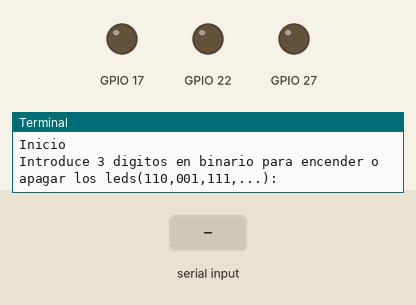
Simulated run of this program. Board: Raspberry Pi (BCM pin numbers). Parts: output pins drawn as LEDs (lit = HIGH), the last lines printed to the terminal. The inputs (shaded band) are chosen by the test bench.

Above: at 1.2 s.
1.3 s: "200" typed at the terminal
At 1.9 s:
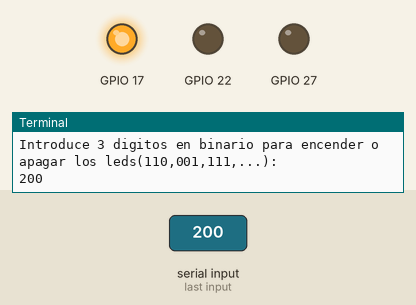
Timing chart, 0 to 4.3 s (numbered marks = the images above; inputs shaded):
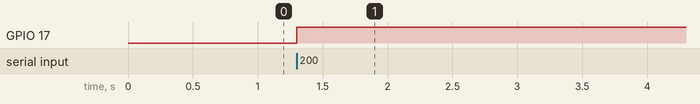

The program:

blinkPythonRaspberryPi2.py
```python
import RPi.GPIO as GPIO
import time

GPIO.setmode(GPIO.BCM)   # Declaramos que los pines seran llamados como numeros
GPIO.setwarnings(False)
GPIO.setup(17, GPIO.OUT) # GPIO 17 como salida
GPIO.setup(27, GPIO.OUT) # GPIO 27 como salida
GPIO.setup(22, GPIO.OUT) # GPIO 27 como salida

def blinkLeds():
	print("Inicio")
	for i in range(10):
		leds = raw_input("Introduce 3 digitos en binario para encender o apagar los leds(110,001,111,...):")
		GPIO.output(17, int(leds[0]))  # Encender Pin 17
		GPIO.output(27, int(leds[1]))  # Encender Pin 27
		GPIO.output(22, int(leds[2]))  # Encender Pin 22
		time.sleep(5)
	print("Fin de programa")
	GPIO.cleanup() #Limpiar los GPIO


blinkLeds()                           #Llamamos a la funcion blinkLeds para ejecutar el programa
```

Measured:
- after the input at 1.3 s, GPIO 17: LOW → HIGH at once
